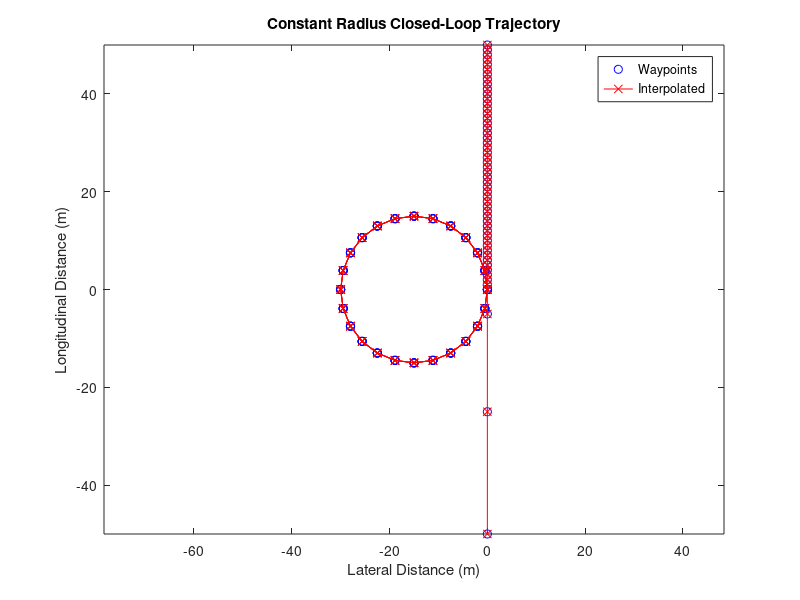
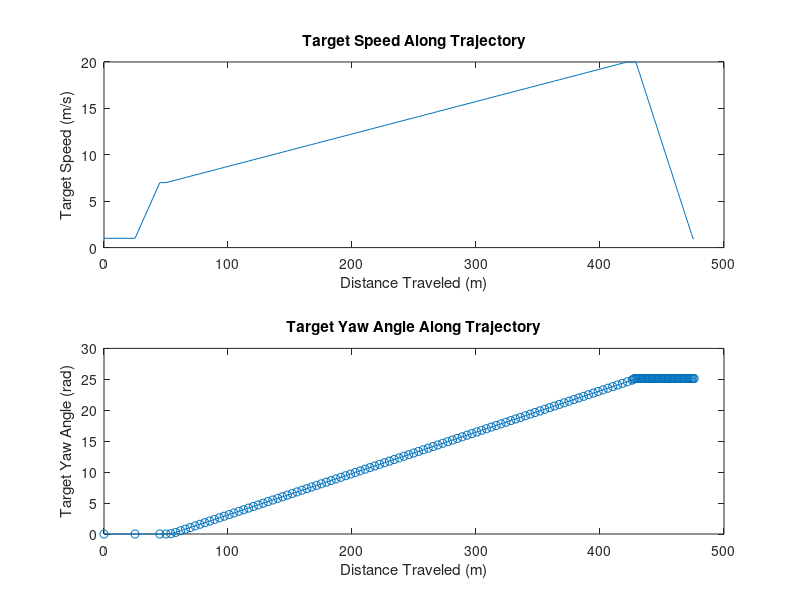

Source code (MATLAB) for these figures, in order:
function sm_car_trajectory_constant_radius_cl
% Function to construct constant radius closed-loop maneuver
% Copyright 2018-2020 The MathWorks, Inc.

cd(fileparts(which(mfilename)))

% Parameters for trajectory
x_traj_start = -50; % m
x_start      = -25;
track_r      = 30/2; %m
x_finish     =  50; % m

v_lc        = 7;     % Speed start of circle (m/s)
v_lc_end    = 20;    % Speed at end of test (m/s)
x_testv     = 20;    % Distance when target speed is reached (m)

num_laps = 4;

% Assemble waypoints
circle_x =  sind([0:15:(360-15)])*track_r;
circle_y =  cosd([0:15:(360-15)])*track_r-track_r;

x_waypoints =  [x_traj_start x_start x_start+x_testv repmat(circle_x,1,num_laps)                        0    1    2    3:1:(x_finish-1)    x_finish];
y_waypoints =  [0            0       0              -repmat(circle_y,1,num_laps)                        0    0    0    zeros(1,47)         0];
vx_waypoints = [1            1       v_lc            linspace(v_lc,v_lc_end,size(circle_x,2)*num_laps)  v_lc_end v_lc_end v_lc_end linspace(v_lc_end,1,47)           1];

% Construct sample points
x_new  = x_waypoints;
y_new  = y_waypoints;
vx_new = vx_waypoints;

% Interpolate to get lateral distance and speed
%y_new  = interp1(x_waypoints, y_waypoints,  x_new, 'pchip');
%vx_new = interp1(x_waypoints, vx_waypoints, x_new, 'pchip');

% Plot waypoints and interpolated trajectory
fig_handle_name = 'h1_sm_car_constant_radius_cl';

handle_var = evalin('base',['who(''' fig_handle_name ''')']);
if(isempty(handle_var))
    evalin('base',[fig_handle_name ' = figure(''Name'', ''' fig_handle_name ''');']);
elseif ~isgraphics(evalin('base',handle_var{:}))
    evalin('base',[fig_handle_name ' = figure(''Name'', ''' fig_handle_name ''');']);
end
figure(evalin('base',fig_handle_name))
clf(evalin('base',fig_handle_name))

plot(-y_waypoints,x_waypoints,'bo');
hold on
plot(-y_new,x_new,'r-x')
hold off
xlabel('Lateral Distance (m)')
ylabel('Longitudinal Distance (m)');
title('Constant Radius Closed-Loop Trajectory');
legend({'Waypoints','Interpolated'},'Location','Best');
axis equal

% Calculate distance traveled
xTrajectory_new = [0 cumsum(sqrt((diff(x_new)).^2+diff(y_new).^2))];

fig_handle_name = 'h2_sm_car_skidpad';

handle_var = evalin('base',['who(''' fig_handle_name ''')']);
if(isempty(handle_var))
    evalin('base',[fig_handle_name ' = figure(''Name'', ''' fig_handle_name ''');']);
elseif ~isgraphics(evalin('base',handle_var{:}))
    evalin('base',[fig_handle_name ' = figure(''Name'', ''' fig_handle_name ''');']);
end
figure(evalin('base',fig_handle_name))
clf(evalin('base',fig_handle_name))
subplot(211)
plot(xTrajectory_new,vx_new)
xlabel('Distance Traveled (m)');
ylabel('Target Speed (m/s)');
title('Target Speed Along Trajectory');

% Calculate target yaw angle (rad)
yaw_interval = 2; % 10
aYaw_new = atan2(...
    y_new(yaw_interval+1:end)-y_new(1:end-yaw_interval),...
    x_new(yaw_interval+1:end)-x_new(1:end-yaw_interval));

%aYaw_new = atan2(...
%    y_new(yaw_interval+1:end)-y_new(1:end-yaw_interval),...
%    x_new(yaw_interval+1:end)-x_new(1:end-yaw_interval));


aYaw_wrap = [repmat(aYaw_new(1),1,yaw_interval) aYaw_new];

% Wrap aYaw_new
sigwrap = 0;
aYaw_new(1) = aYaw_wrap(1);
for i = 2:length(aYaw_wrap)
    diff_aY = aYaw_wrap(i)-aYaw_wrap(i-1);
    if(diff_aY>pi)
        sigwrap = sigwrap-1;
    elseif(diff_aY<-pi)
        sigwrap = sigwrap+1;
    end
    aYaw_new(i) = aYaw_wrap(i)+2*pi*sigwrap;
    %disp([' aY+: ' num2str(aYaw_wrap(i)) ' aY0: ' num2str(aYaw_wrap(i-1)) ' sigwrap:' num2str(sigwrap)])
end


subplot(212)
plot(xTrajectory_new,aYaw_new,'-o')
xlabel('Distance Traveled (m)');
ylabel('Target Yaw Angle (rad)');
title('Target Yaw Angle Along Trajectory');

% Assign parameters for trajectory definition
x.Value = x_new;
x.Units = 'm';
x.Comments = '';

y.Value = y_new;
y.Units = 'm';
y.Comments = '';

z.Value = y_new*0;
z.Units = 'm';
z.Comments = '';

xTrajectory.Value = xTrajectory_new;
xTrajectory.Units = 'm';
xTrajectory.Comments = 'Distance traveled';

vx.Value = vx_new;
vx.Units = 'm/s';
vx.Comments = 'Vehicle speed along direction of travel';

aYaw.Value = aYaw_new;
aYaw.Units = 'rad';
aYaw.Comments = 'Yaw Angle, non-wrapping';

save Constant_Radius_CL_trajectory_default x y z vx aYaw xTrajectory 

